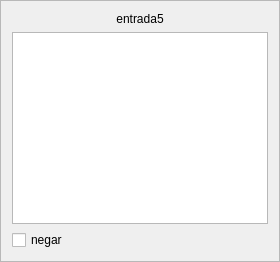
                     <widget class="QFrame" name="inframe5">
                      <property name="sizePolicy">
                       <sizepolicy hsizetype="Preferred" vsizetype="Preferred">
                        <horstretch>0</horstretch>
                        <verstretch>0</verstretch>
                       </sizepolicy>
                      </property>
                      <property name="frameShape">
                       <enum>QFrame::StyledPanel</enum>
                      </property>
                      <property name="frameShadow">
                       <enum>QFrame::Raised</enum>
                      </property>
                      <layout class="QGridLayout" name="gridLayout_41">
                       <item row="0" column="0">
                        <layout class="QVBoxLayout" name="verticalLayout_32">
                         <item>
                          <widget class="QLabel" name="inlabel5">
                           <property name="sizePolicy">
                            <sizepolicy hsizetype="Expanding" vsizetype="Preferred">
                             <horstretch>0</horstretch>
                             <verstretch>0</verstretch>
                            </sizepolicy>
                           </property>
                           <property name="text">
                            <string>entrada5</string>
                           </property>
                           <property name="alignment">
                            <set>Qt::AlignCenter</set>
                           </property>
                          </widget>
                         </item>
                         <item>
                          <widget class="QListWidget" name="inlist5">
                           <property name="sizePolicy">
                            <sizepolicy hsizetype="Preferred" vsizetype="Expanding">
                             <horstretch>0</horstretch>
                             <verstretch>0</verstretch>
                            </sizepolicy>
                           </property>
                          </widget>
                         </item>
                         <item>
                          <widget class="QCheckBox" name="innot5">
                           <property name="sizePolicy">
                            <sizepolicy hsizetype="Fixed" vsizetype="Fixed">
                             <horstretch>0</horstretch>
                             <verstretch>0</verstretch>
                            </sizepolicy>
                           </property>
                           <property name="text">
                            <string>negar</string>
                           </property>
                          </widget>
                         </item>
                        </layout>
                       </item>
                      </layout>
                     </widget>
